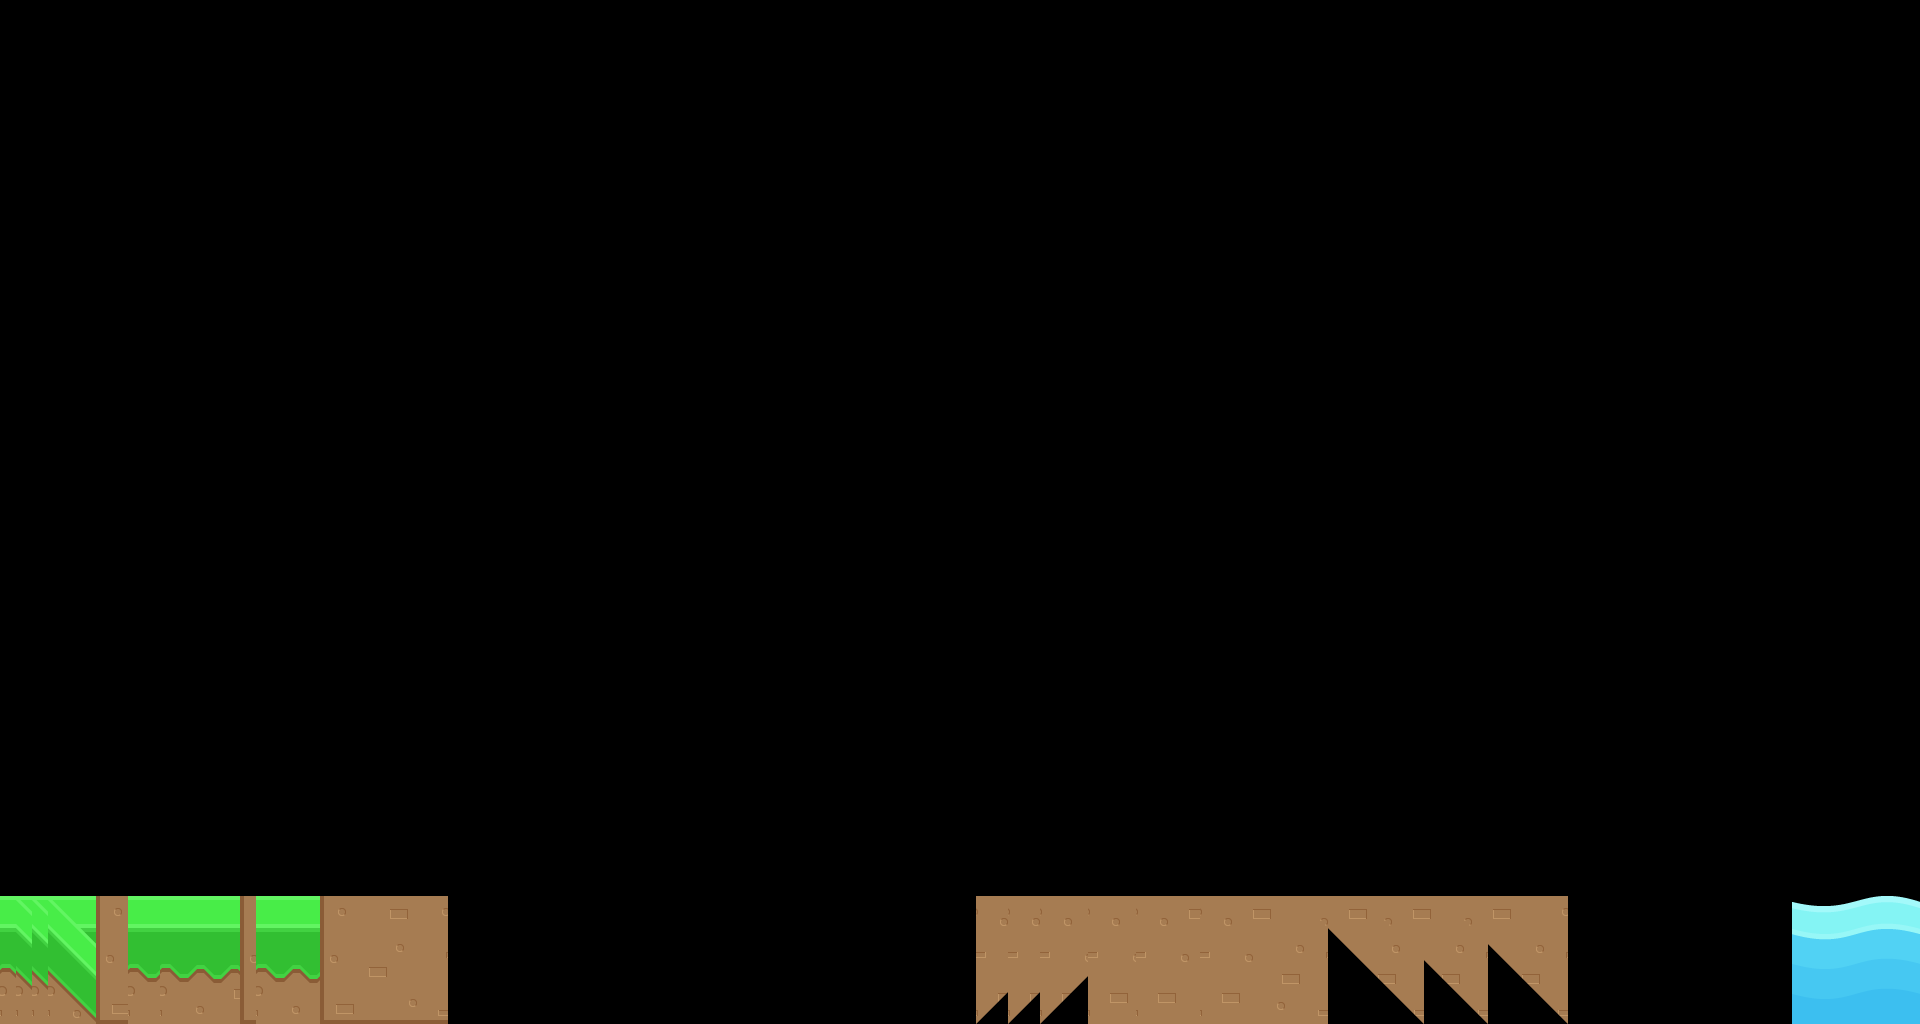

This game map was drawn from its Tiled (.tmx) file and the tilesets committed beside it. A one-line description and the trimmed map source follow:
An orthogonal 120x64 tile map with 16x16 px tiles, 1 tile layer (Tile Layer 1), 3 tilesets and 2 objects.

<map version="1.2" tiledversion="2019.02.10" orientation="orthogonal" renderorder="right-down" width="120" height="64" tilewidth="16" tileheight="16" infinite="0" nextlayerid="2" nextobjectid="1">
 <tileset firstgid="1" name="test3" tilewidth="128" tileheight="128" tilecount="3" columns="0">
  <grid orientation="orthogonal" width="1" height="1" />
  <tile id="0">
   <image width="128" height="128" source="land/DirtLeftCorner.png" />
  </tile>
  <tile id="1">
   <image width="128" height="128" source="land/GrassHillRight.png" />
   <objectgroup draworder="index">
    <object id="1" x="0" y="0">
     <polygon points="0,0 128,128 0,128" />
    </object>
   </objectgroup>
  </tile>
  <tile id="2">
   <image width="128" height="128" source="land/GrassJoinHillLeft.png" />
   <objectgroup draworder="index">
    <object id="5" x="0" y="0" width="128" height="32" />
   </objectgroup>
  </tile>
 </tileset>
 <tileset firstgid="4" name="test4" tilewidth="128" tileheight="128" tilecount="3" columns="0">
  <grid orientation="orthogonal" width="1" height="1" />
  <tile id="0">
   <image width="128" height="128" source="land/Asset 40.png" />
  </tile>
  <tile id="1">
   <image width="128" height="128" source="land/Asset 41.png" />
  </tile>
  <tile id="2">
   <image width="128" height="128" source="land/Dirt.png" />
  </tile>
 </tileset>
 <tileset firstgid="7" name="water" tilewidth="128" tileheight="128" tilecount="17" columns="0">
  <grid orientation="orthogonal" width="1" height="1" />
  <tile id="0">
   <image width="128" height="128" source="water/image 1.png" />
   <animation>
    <frame tileid="0" duration="100" />
    <frame tileid="1" duration="100" />
    <frame tileid="2" duration="100" />
    <frame tileid="3" duration="100" />
    <frame tileid="4" duration="100" />
    <frame tileid="5" duration="100" />
    <frame tileid="6" duration="100" />
    <frame tileid="7" duration="100" />
    <frame tileid="8" duration="100" />
    <frame tileid="9" duration="100" />
    <frame tileid="10" duration="100" />
    <frame tileid="11" duration="100" />
    <frame tileid="12" duration="100" />
    <frame tileid="13" duration="100" />
    <frame tileid="14" duration="100" />
    <frame tileid="15" duration="100" />
    <frame tileid="16" duration="100" />
   </animation>
  </tile>
  <tile id="1">
   <image width="128" height="128" source="water/image 2.png" />
  </tile>
  <tile id="2">
   <image width="128" height="128" source="water/image 3.png" />
  </tile>
  <tile id="3">
   <image width="128" height="128" source="water/image 4.png" />
  </tile>
  <tile id="4">
   <image width="128" height="128" source="water/image 5.png" />
  </tile>
  <tile id="5">
   <image width="128" height="128" source="water/image 6.png" />
  </tile>
  <tile id="6">
   <image width="128" height="128" source="water/image 7.png" />
  </tile>
  <tile id="7">
   <image width="128" height="128" source="water/image 8.png" />
  </tile>
  <tile id="8">
   <image width="128" height="128" source="water/image 9.png" />
  </tile>
  <tile id="9">
   <image width="128" height="128" source="water/image 10.png" />
  </tile>
  <tile id="10">
   <image width="128" height="128" source="water/image 11.png" />
  </tile>
  <tile id="11">
   <image width="128" height="128" source="water/image 12.png" />
  </tile>
  <tile id="12">
   <image width="128" height="128" source="water/image 13.png" />
  </tile>
  <tile id="13">
   <image width="128" height="128" source="water/image 14.png" />
  </tile>
  <tile id="14">
   <image width="128" height="128" source="water/image 15.png" />
  </tile>
  <tile id="15">
   <image width="128" height="128" source="water/image 16.png" />
  </tile>
  <tile id="16">
   <image width="128" height="128" source="water/image 17.png" />
  </tile>
 </tileset>
 <layer id="1" name="Tile Layer 1" width="120" height="64">
  <data>[7680 cells, 20 non-empty, 7 distinct tile ids]</data>
 </layer>
</map>
